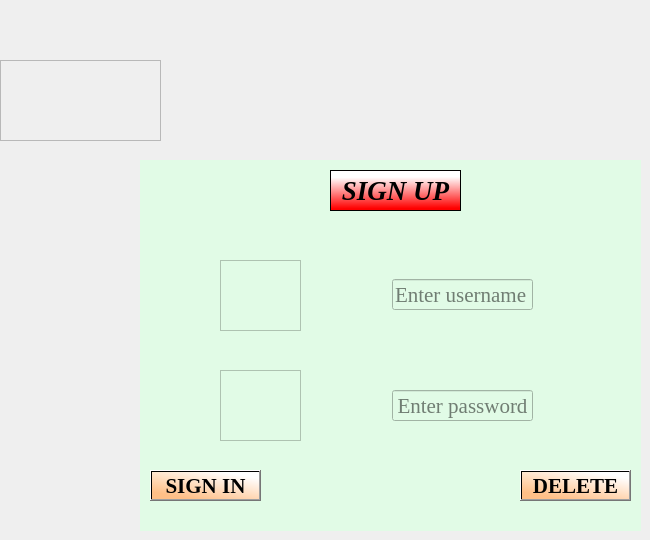
    <widget class="QWidget" name="page_2">
     <widget class="QWidget" name="widget_2" native="true">
      <property name="geometry">
       <rect>
        <x>140</x>
        <y>160</y>
        <width>501</width>
        <height>371</height>
       </rect>
      </property>
      <property name="font">
       <font>
        <family>Times New Roman</family>
        <pointsize>8</pointsize>
        <weight>50</weight>
        <bold>false</bold>
       </font>
      </property>
      <property name="styleSheet">
       <string notr="true">background-color: rgb(225, 251, 230);</string>
      </property>
      <widget class="QLabel" name="label_2">
       <property name="geometry">
        <rect>
         <x>190</x>
         <y>10</y>
         <width>131</width>
         <height>41</height>
        </rect>
       </property>
       <property name="font">
        <font>
         <family>Times New Roman</family>
         <pointsize>20</pointsize>
         <weight>75</weight>
         <italic>true</italic>
         <bold>true</bold>
        </font>
       </property>
       <property name="styleSheet">
        <string notr="true">background-color: qlineargradient(spread:pad, x1:0.912045, y1:0.932, x2:0.898, y2:0.164545, stop:0 rgba(255, 0, 0, 255), stop:1 rgba(255, 255, 255, 255));</string>
       </property>
       <property name="frameShape">
        <enum>QFrame::StyledPanel</enum>
       </property>
       <property name="frameShadow">
        <enum>QFrame::Raised</enum>
       </property>
       <property name="text">
        <string>SIGN UP</string>
       </property>
       <property name="alignment">
        <set>Qt::AlignCenter</set>
       </property>
      </widget>
      <widget class="QFrame" name="frame_6">
       <property name="geometry">
        <rect>
         <x>80</x>
         <y>100</y>
         <width>81</width>
         <height>71</height>
        </rect>
       </property>
       <property name="styleSheet">
        <string notr="true">image: url(:/newPrefix/user.png);</string>
       </property>
       <property name="frameShape">
        <enum>QFrame::StyledPanel</enum>
       </property>
       <property name="frameShadow">
        <enum>QFrame::Raised</enum>
       </property>
      </widget>
      <widget class="QFrame" name="frame_5">
       <property name="geometry">
        <rect>
         <x>80</x>
         <y>210</y>
         <width>81</width>
         <height>71</height>
        </rect>
       </property>
       <property name="styleSheet">
        <string notr="true">image:url(:/newPrefix/password.png)</string>
       </property>
       <property name="frameShape">
        <enum>QFrame::StyledPanel</enum>
       </property>
       <property name="frameShadow">
        <enum>QFrame::Raised</enum>
       </property>
      </widget>
      <widget class="QLineEdit" name="lineEdit_signuser">
       <property name="geometry">
        <rect>
         <x>252</x>
         <y>119</y>
         <width>141</width>
         <height>31</height>
        </rect>
       </property>
       <property name="font">
        <font>
         <family>Times New Roman</family>
         <pointsize>16</pointsize>
         <weight>50</weight>
         <bold>false</bold>
        </font>
       </property>
       <property name="alignment">
        <set>Qt::AlignLeading|Qt::AlignLeft|Qt::AlignVCenter</set>
       </property>
       <property name="placeholderText">
        <string>Enter username</string>
       </property>
      </widget>
      <widget class="QLineEdit" name="lineEdit_signpass">
       <property name="geometry">
        <rect>
         <x>252</x>
         <y>230</y>
         <width>141</width>
         <height>31</height>
        </rect>
       </property>
       <property name="font">
        <font>
         <family>Times New Roman</family>
         <pointsize>16</pointsize>
         <weight>50</weight>
         <bold>false</bold>
        </font>
       </property>
       <property name="echoMode">
        <enum>QLineEdit::Password</enum>
       </property>
       <property name="alignment">
        <set>Qt::AlignCenter</set>
       </property>
       <property name="placeholderText">
        <string>Enter password</string>
       </property>
      </widget>
      <widget class="QPushButton" name="pushButton_signin">
       <property name="geometry">
        <rect>
         <x>10</x>
         <y>310</y>
         <width>111</width>
         <height>31</height>
        </rect>
       </property>
       <property name="font">
        <font>
         <family>Times New Roman</family>
         <pointsize>16</pointsize>
         <weight>75</weight>
         <bold>true</bold>
        </font>
       </property>
       <property name="styleSheet">
        <string notr="true">background-color: qlineargradient(spread:pad, x1:0.315, y1:0.966091, x2:0.898, y2:0.164545, stop:0 rgba(255, 191, 135, 255), stop:1 rgba(255, 255, 255, 255));
color:rgb(0, 0, 0)</string>
       </property>
       <property name="text">
        <string>SIGN IN</string>
       </property>
      </widget>
      <widget class="QPushButton" name="pushButton_delete">
       <property name="geometry">
        <rect>
         <x>380</x>
         <y>310</y>
         <width>111</width>
         <height>31</height>
        </rect>
       </property>
       <property name="font">
        <font>
         <family>Times New Roman</family>
         <pointsize>16</pointsize>
         <weight>75</weight>
         <bold>true</bold>
        </font>
       </property>
       <property name="styleSheet">
        <string notr="true">background-color: qlineargradient(spread:pad, x1:0.315, y1:0.966091, x2:0.898, y2:0.164545, stop:0 rgba(255, 191, 135, 255), stop:1 rgba(255, 255, 255, 255));
color:rgb(0, 0, 0)</string>
       </property>
       <property name="text">
        <string>DELETE</string>
       </property>
      </widget>
     </widget>
     <widget class="QFrame" name="frame_4">
      <property name="geometry">
       <rect>
        <x>0</x>
        <y>60</y>
        <width>161</width>
        <height>81</height>
       </rect>
      </property>
      <property name="styleSheet">
       <string notr="true">image: url(:/newPrefix/logo.jpg);</string>
      </property>
      <property name="frameShape">
       <enum>QFrame::StyledPanel</enum>
      </property>
      <property name="frameShadow">
       <enum>QFrame::Raised</enum>
      </property>
     </widget>
    </widget>
